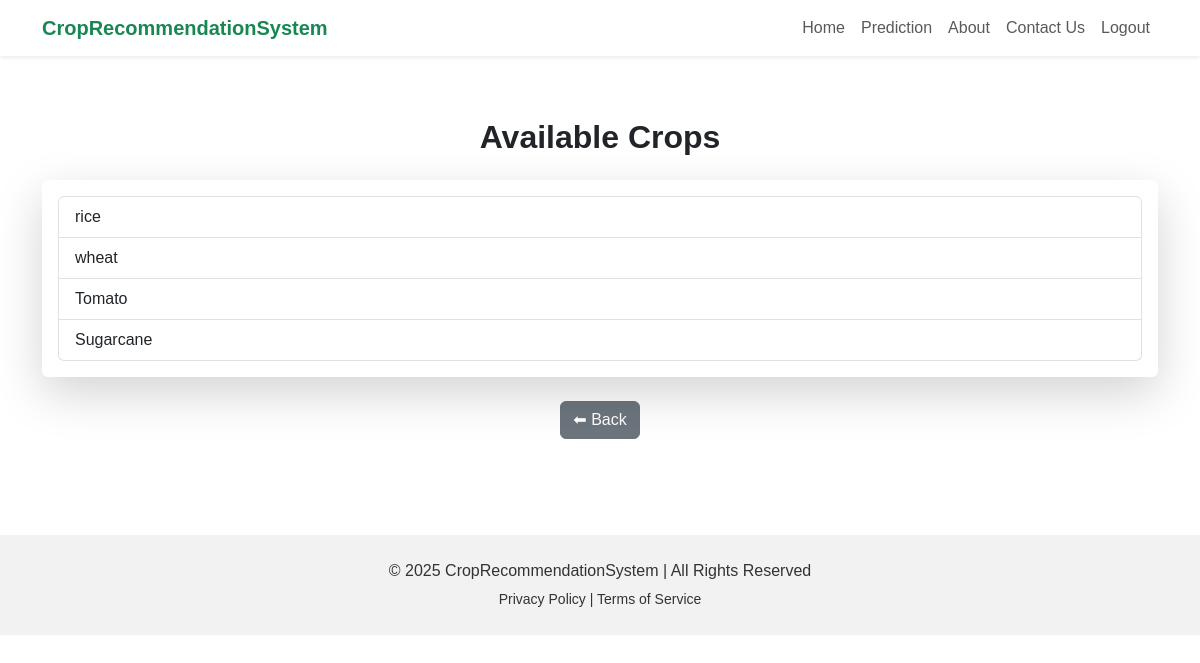
/feature1 (signed in), run on the app's committed database.
### tables this page shows
CREATE TABLE crops (
           id INTEGER PRIMARY KEY AUTOINCREMENT,
           name TEXT NOT NULL,
           scientific_name TEXT,
           category TEXT,
           best_season TEXT,
           optimal_growing_conditions TEXT,
           growth_duration TEXT,
           growing_stages TEXT,
           pest_requirements TEXT,
           water_required TEXT,
           description TEXT,
           image_url TEXT
        );

### app.py (the view)
@app.route('/feature1')
def feature1():
    if 'user_id' not in session:
        flash("Please log in to access Feature 1.", "warning")
        return redirect(url_for('login'))
    conn = sqlite3.connect(DB_NAME)
    c = conn.cursor()
    c.execute("SELECT * FROM crops")
    crops = c.fetchall()
    conn.close()
    return render_template('feature1.html', crops=crops)

### templates/feature1.html (shortened to what this page needs)
{% extends 'base.html' %}
{% block content %}
<div class="container py-5">
  <h2 class="fw-bold text-dark mb-4 text-center">Available Crops</h2>
  <div class="card shadow-lg border-0">
    <div class="card-body">
      <div class="list-group">
        {% for crop in crops %}
        <a href="{{ url_for('crop_detail', crop_id=crop[0]) }}" class="list-group-item list-group-item-action">
          {{ crop[1] }}
        </a>
        {% endfor %}
      </div>
    </div>
  </div>
  <div class="mt-4 text-center">
    <a href="{{ url_for('index') }}" class="btn btn-secondary">⬅ Back</a>
  </div>
</div>
{% endblock %}

### templates/base.html (style rules this page uses)
body { font-family: Arial, sans-serif; scroll-behavior: smooth; padding-top: 70px; }

### data on the page
crops: name "rice"
crops: name "wheat"
crops: name "Tomato"
crops: name "Sugarcane"
